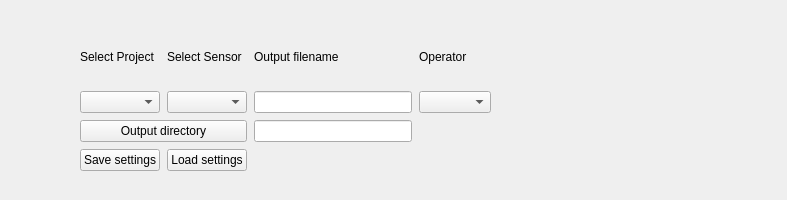
<?xml version="1.0" encoding="UTF-8"?>
<ui version="4.0">
 <class>Form</class>
 <widget class="QWidget" name="Form">
  <property name="geometry">
   <rect>
    <x>0</x>
    <y>0</y>
    <width>787</width>
    <height>200</height>
   </rect>
  </property>
  <property name="windowTitle">
   <string>Form</string>
  </property>
  <widget class="QWidget" name="gridLayoutWidget">
   <property name="geometry">
    <rect>
     <x>80</x>
     <y>30</y>
     <width>411</width>
     <height>141</height>
    </rect>
   </property>
   <layout class="QGridLayout" name="gridLayout">
    <property name="sizeConstraint">
     <enum>QLayout::SetDefaultConstraint</enum>
    </property>
    <property name="spacing">
     <number>7</number>
    </property>
    <item row="1" column="3">
     <widget class="QLabel" name="operator_label">
      <property name="maximumSize">
       <size>
        <width>16777215</width>
        <height>16777215</height>
       </size>
      </property>
      <property name="text">
       <string>Operator</string>
      </property>
     </widget>
    </item>
    <item row="3" column="0" colspan="2">
     <widget class="QPushButton" name="save_to_button">
      <property name="text">
       <string>Output directory</string>
      </property>
     </widget>
    </item>
    <item row="2" column="3">
     <widget class="QComboBox" name="operator_comboBox"/>
    </item>
    <item row="8" column="0">
     <widget class="QPushButton" name="save_settings_button">
      <property name="text">
       <string>Save settings</string>
      </property>
     </widget>
    </item>
    <item row="2" column="2">
     <widget class="QLineEdit" name="save_to_edit"/>
    </item>
    <item row="1" column="1">
     <widget class="QLabel" name="sensor_label">
      <property name="text">
       <string>Select Sensor</string>
      </property>
     </widget>
    </item>
    <item row="1" column="0">
     <widget class="QLabel" name="project_label">
      <property name="text">
       <string>Select Project</string>
      </property>
     </widget>
    </item>
    <item row="2" column="0">
     <widget class="QComboBox" name="project_comboBox"/>
    </item>
    <item row="3" column="2">
     <widget class="QLineEdit" name="output_dir_edit"/>
    </item>
    <item row="1" column="2">
     <widget class="QLabel" name="filename_label">
      <property name="text">
       <string>Output filename</string>
      </property>
     </widget>
    </item>
    <item row="8" column="1">
     <widget class="QPushButton" name="load_settings_button">
      <property name="text">
       <string>Load settings</string>
      </property>
     </widget>
    </item>
    <item row="2" column="1">
     <widget class="QComboBox" name="sensor_comboBox"/>
    </item>
   </layout>
  </widget>
 </widget>
 <resources/>
 <connections/>
</ui>
